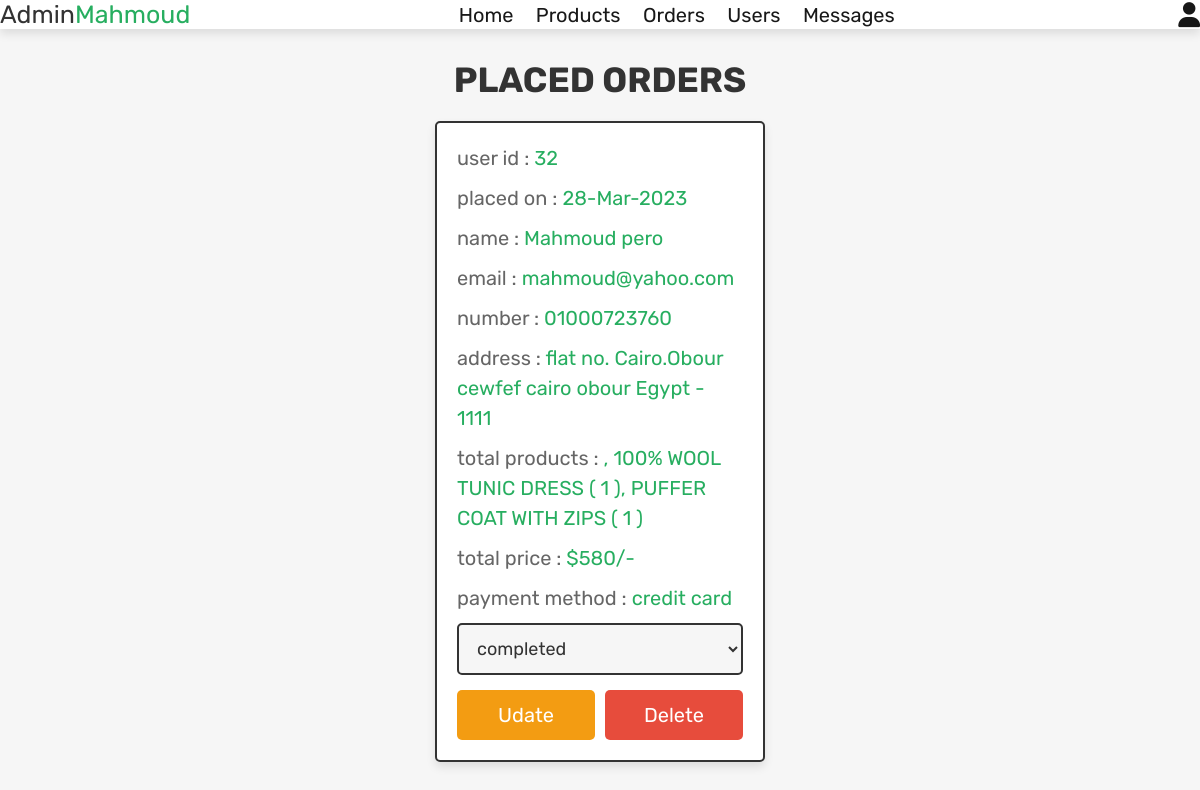
/admin/admin_orders.php (signed in), run on the app's committed database.
### tables this page shows
CREATE TABLE `orders` (
  `id` int(100) NOT NULL,
  `user_id` int(100) NOT NULL,
  `name` varchar(100) NOT NULL,
  `number` varchar(12) NOT NULL,
  `email` varchar(100) NOT NULL,
  `method` varchar(50) NOT NULL,
  `address` varchar(500) NOT NULL,
  `total_products` varchar(1000) NOT NULL,
  `total_price` int(100) NOT NULL,
  `placed_on` varchar(50) NOT NULL,
  `payment_status` varchar(20) NOT NULL DEFAULT 'pending'
);

### admin/admin_orders.php (the view, shortened to what this page needs)
<?php
@include '../config.php';
?>
<!DOCTYPE html>
<html lang="en">
<head>
   <link rel="stylesheet" href="https://cdnjs.cloudflare.com/ajax/libs/font-awesome/6.1.1/css/all.min.css">
   <link rel="stylesheet" href="css/admin_style.css">
</head>
<body>
<?php include 'admin_header.php'; ?>
<section class="placed-orders">
   <h1 class="title">placed orders</h1>
   <div class="box-container">
      <?php
         $select_orders = $conn->prepare("SELECT * FROM `orders`");
         $select_orders->execute();
         if($select_orders->rowCount() > 0){
            while($fetch_orders = $select_orders->fetch(PDO::FETCH_ASSOC)){
      ?>
      <div class="box">
         <p> user id : <span><?= $fetch_orders['user_id']; ?></span> </p>
         <p> placed on : <span><?= $fetch_orders['placed_on']; ?></span> </p>
         <p> name : <span><?= $fetch_orders['name']; ?></span> </p>
         <p> email : <span><?= $fetch_orders['email']; ?></span> </p>
         <p> number : <span><?= $fetch_orders['number']; ?></span> </p>
         <p> address : <span><?= $fetch_orders['address']; ?></span> </p>
         <p> total products : <span><?= $fetch_orders['total_products']; ?></span> </p>
         <p> total price : <span>$<?= $fetch_orders['total_price']; ?>/-</span> </p>
         <p> payment method : <span><?= $fetch_orders['method']; ?></span> </p>
         <form action="" method="POST">
            <select name="update_payment" class="drop-down">
               <option value="" selected disabled><?= $fetch_orders['payment_status']; ?></option>
            </select>
            <div class="flex-btn">
               <input type="submit" name="update_order" class="option-btn" value="udate">
               <a href="admin_orders.php?delete=<?= $fetch_orders['id']; ?>" class="delete-btn" onclick="return confirm('delete this order?');">delete</a>
            </div>
         </form>
      </div>
      <?php
         }
      }else{
         echo '<p class="empty">no orders placed yet!</p>';
      }
      ?>
   </div>
</section>
</body>
</html>

### admin/css/admin_style.css (style rules this page uses)
.placed-orders .box-container { display: grid; grid-template-columns: repeat(auto-fit, 33rem); gap:1.5rem; align-items: flex-start; justify-content:center; }
.placed-orders .box-container .box { border:var(--border); box-shadow: var(--box-shadow); background-color: var(--white); border-radius: .5rem; padding:2rem; }
.placed-orders .box-container .box p { margin-bottom: 1rem; line-height: 1.5; font-size: 2rem; color:var(--light-color); }
.placed-orders .box-container .box p span { color:var(--green); }
.placed-orders .box-container .box .drop-down { width: 100%; padding:1.2rem 1.4rem; font-size: 1.8rem; border:var(--border); border-radius: .5rem; background-color: var(--light-bg); margin-bottom: .5rem; }

### admin/css/components.css (style rules this page uses)
:root { --green:#27ae60; --orange:#f39c12; --red:#e74c3c; --black:#333; --light-color:#666; --white:#fff; --light-bg:#f6f6f6; --border:.2rem solid var(--black); --box-shadow:0 .5rem 1rem rgba(0,0,0,.1); }
* { font-family: 'Rubik', sans-serif; margin:0; padding:0; box-sizing: border-box; outline: none; border:none; text-decoration: none; color:var(--black); }
body { background-color: var(--light-bg); }
html { font-size: 62.5%; overflow-x: hidden; scroll-behavior: smooth; scroll-padding-top: 6.5rem; }
section { padding:3rem 2rem; max-width: 1200px; margin:0 auto; }
.btn, .delete-btn, .option-btn { display: block; width: 100%; margin-top: 1rem; border-radius: .5rem; color:var(--white); font-size: 2rem; padding:1.3rem 3rem; text-transform: capitalize; cursor: pointer; text-align: center; }
.delete-btn { background-color: var(--red); }
.option-btn { background-color: var(--orange); }
.flex-btn { display: flex; flex-wrap: wrap; gap:1rem; }
.flex-btn > * { flex:1; }
.title { text-align: center; margin-bottom: 2rem; text-transform: uppercase; color:var(--black); font-size: 3.5rem; }

### data on the page
orders: user "32", placed_on "28-Mar-2023", name "Mahmoud pero", email "mahmoud@yahoo.com", number "01000723760", address "flat no. Cairo.Obour cewfef cairo obour Egypt - 1111", total_products ", 100% WOOL TUNIC DRESS ( 1 ), PUFFER COAT WITH ZIPS ( 1 )", total_price "580", method "credit card", update_payment "completed"
